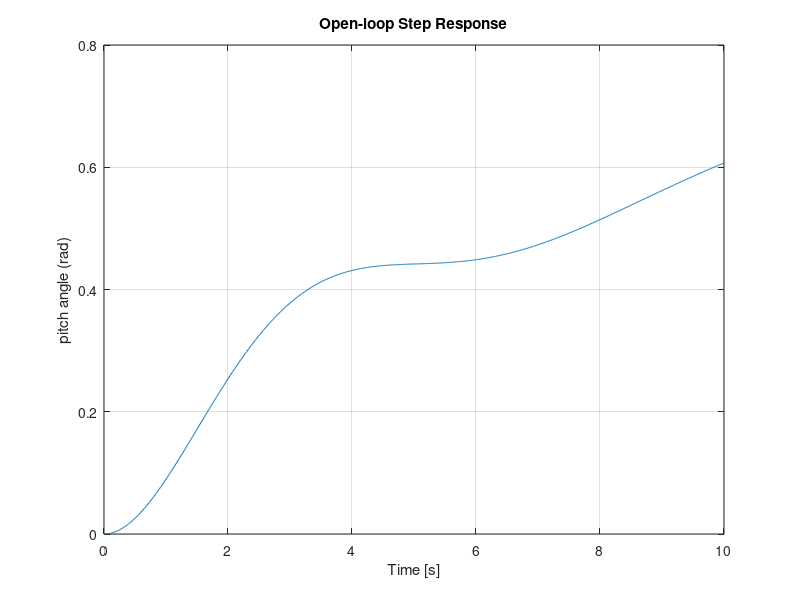
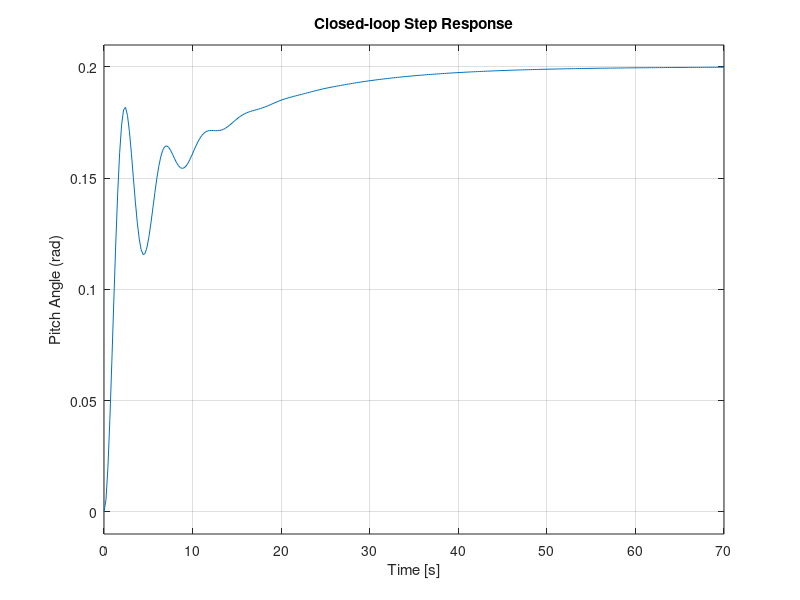
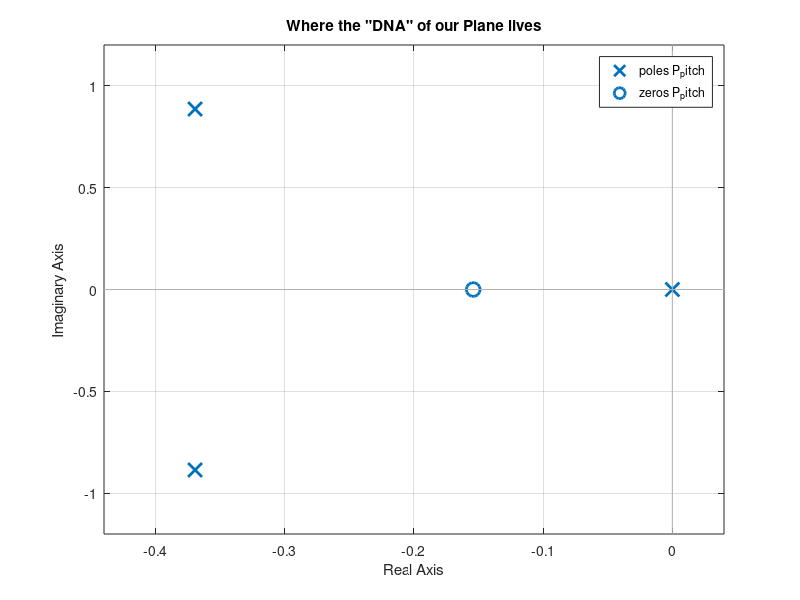

The MATLAB source for these figures, in order:
% Define the 's' variable for transfer functions
s = tf('s');

% Create the Aircraft Pitch model (the "Plant")
P_pitch = (1.151*s + 0.1774) / (s^3 + 0.739*s^2 + 0.921*s);

% 1. Create a time vector
% This creates a list of numbers starting at 0, counting up by 0.01, 
% and stopping at 10. It tells MATLAB: "Run the simulation for 10 
% seconds and take a data point every 0.01 seconds."
t = [0:0.01:10];

% 2. Run the Step Response simulation
% step(...) is a command that applies a "jump" to your system.
% P_pitch is your airplane model.
% 0.2 multiplies the input, meaning we are moving the elevator flap 
% by 0.2 radians (about 11 degrees) instead of just 1 radian.
% 't' tells the simulation to use the specific time limit we defined above.
step(0.2 * P_pitch, t);
axis([0 10 0 0.8]);
ylabel('pitch angle (rad)');
title('Open-loop Step Response');

pole(P_pitch) 
% One is at 0 (Dangerous)


%Moving to Closed LOOP systems --------------------------------

% 1. Create the Closed-Loop System
% the 'feedback' command takes our plant (P_pitch) and 
% connects the output back to the input. 
% The '1' represents a simple sensor that perfectly measures the output.
sys_cl = feedback(P_pitch, 1);

% 2. Run the Step Response for the Closed-Loop system
% We still use a 0.2 radian (11 degree) input.
% Notice we don't necessarily need 't' here; MATLAB will find a 
% good range to show the system settling.
figure;
step(0.2 * sys_cl);

% 3. Add labels for clarity
ylabel('Pitch Angle (rad)');
title('Closed-loop Step Response');
grid on; % Adds a grid to make reading the values easier


% 1. Find the 'Poles' of the closed-loop system
% Poles tell us about stability and speed.
poles = pole(sys_cl) % All are on the Left/Negative side (Safe!)

% 2. Find the 'Zeros' of the closed-loop system
% Zeros tell us about the 'shape' of the response (like overshoot).
zeros = zero(sys_cl)

% 3. Plot them on a Map (Pole-Zero Map)
% 'X' marks the Poles, 'O' marks the Zeros
figure; 
pzmap(P_pitch); 
grid on;
title('Where the "DNA" of our Plane lives');
